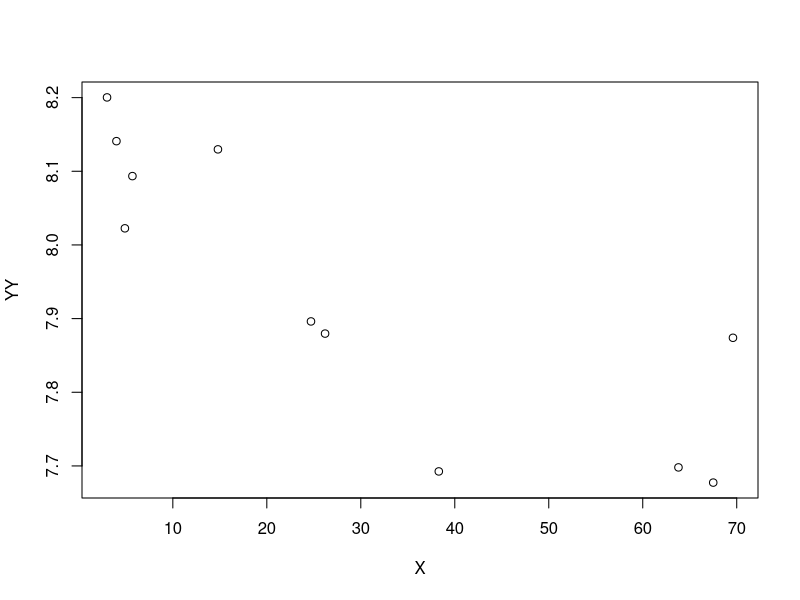
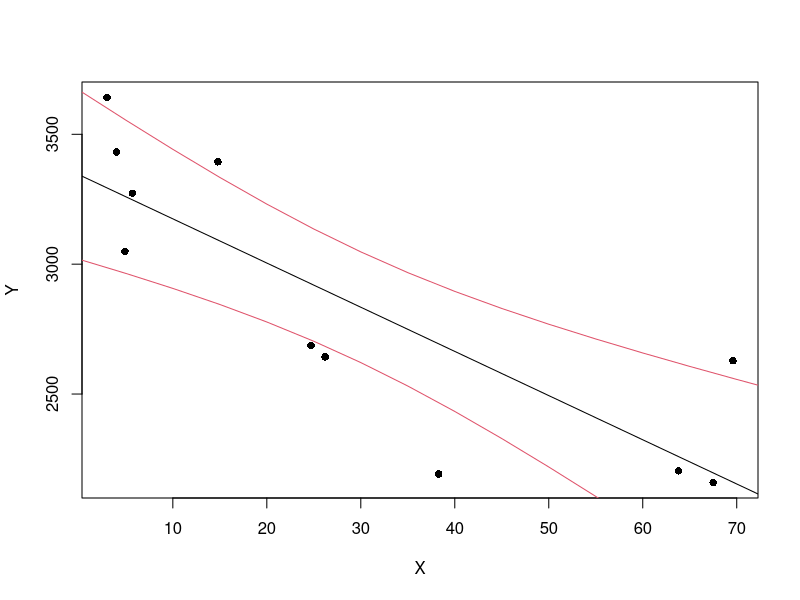

Here is the R script that generated these plots, in order:
setwd("D://PPThongKeData")
X<-c(4.0,5.7,4.9,3.0,14.8,69.6,63.8,26.2,38.3,24.7,67.5)
Y=c(3432,3273,3049,3642,3394,2628,2204,2643,2192,2687,2159)
EX7BIS<-data.frame(X=X,YY=log(Y))

###Q1
plot(EX7BIS)

###Q2
droite7<-lm(YY~X,data=EX7BIS)
coef(droite7)
###Q3
anova(droite7)

# SCreg:  0.26353   1   0.26353
# SCres:  0.10949   9   0.012166
# totale: 0.37302   10    
# F    :  21.661

###Q4
confint(droite7, level = 0.95)

###Q5
reg <- lm(Y ~ X)
new <- data.frame(X = seq(0, 100, 5))
pred.w.clim <- predict(reg, new, interval="confidence", level = 0.95)

resc <- cbind(pred.w.clim, new)
plot(Y ~ X, pch=16)

lines(resc$fit ~ resc$X)
lines(resc$lwr ~ resc$X, col=2)
lines(resc$upr ~ resc$X, col=2)



